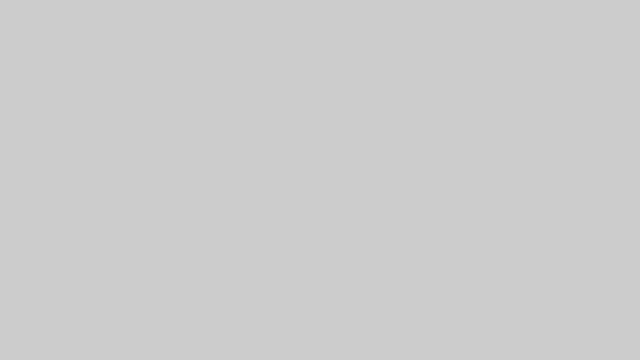
Frame 1 (no input)
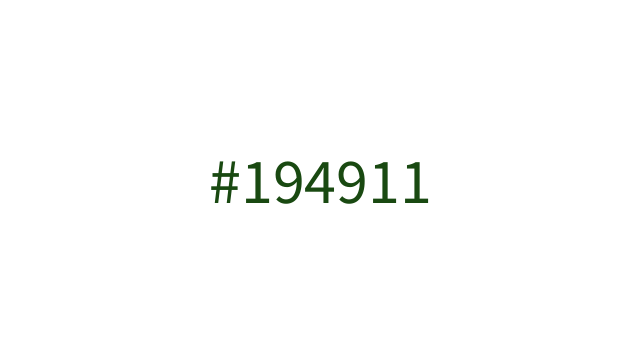
Frame 60 (the mouse pressed at the canvas centre just before this capture)
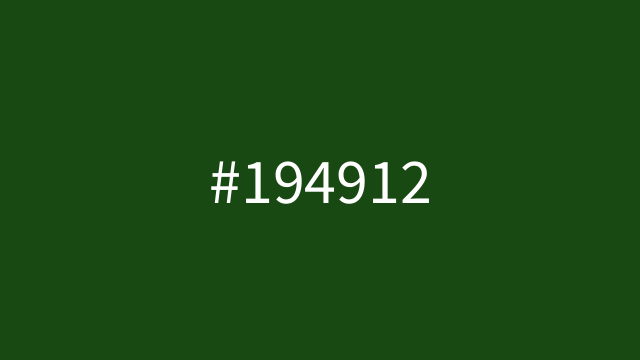
Frame 120 (the mouse held since frame 60 and released just before this capture)

The Processing sketch that drew these frames (run headless with seeded random() and noise(); from frame 60 on, the mouse is pressed at the canvas centre):

// Processing sketch: color_clock
// ── color_clock.pde
int lastSecond;
color[] colors;
String colorString;
int fade;

void setup() {
  size(640, 360);
  noStroke();
  textSize(64);
  textAlign(CENTER, CENTER);

  lastSecond = -1;
  colors = new color[2];
  fade = 0;
}

void draw() {
  int currentSecond = second();

  if (fade > 0) {
    displayColor();
    fade--;
  }

  if (lastSecond != currentSecond) {
    setColors(currentSecond);
    fade = 15;
    lastSecond = currentSecond;
  }
}

void displayColor() {
  fill(colors[0]);
  rect(0, 0, width, (height/15)*(15-fade+1));
  fill(colors[1]);
  text(colorString, width/2, height/2);
}

void setColors(int currentSecond) {
  colorString = "#" + nf(hour(), 2) + nf(minute(), 2) + nf(second(), 2);
  color timeColor = color(unhex(nf(hour(), 2)), unhex(nf(minute(), 2)), unhex(nf(second(), 2)));
  color bgColor   = color(255);
  if (currentSecond % 2 == 0) {
    colors[0] = timeColor;
    colors[1] = bgColor;
  } else {
    colors[0] = bgColor;
    colors[1] = timeColor;
  }
}
